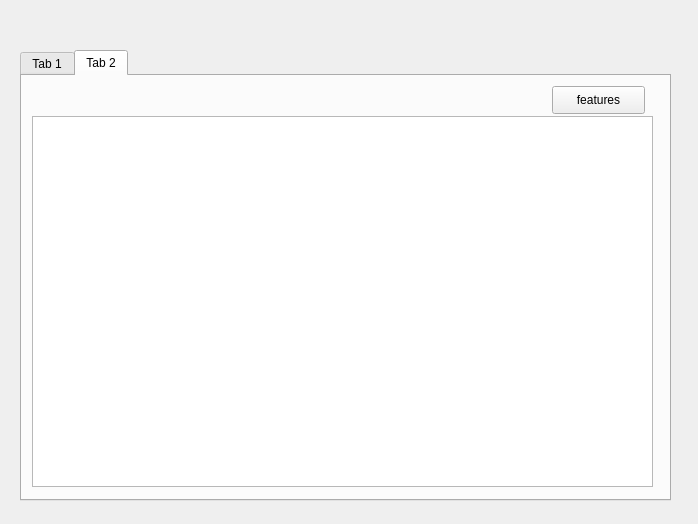
<?xml version="1.0" encoding="UTF-8"?>
<ui version="4.0">
 <class>load_pointDialogBase</class>
 <widget class="QDialog" name="load_pointDialogBase">
  <property name="geometry">
   <rect>
    <x>0</x>
    <y>0</y>
    <width>698</width>
    <height>524</height>
   </rect>
  </property>
  <property name="windowTitle">
   <string>load_point</string>
  </property>
  <widget class="QTabWidget" name="tabWidget">
   <property name="geometry">
    <rect>
     <x>20</x>
     <y>50</y>
     <width>651</width>
     <height>451</height>
    </rect>
   </property>
   <property name="currentIndex">
    <number>1</number>
   </property>
   <widget class="QWidget" name="tab">
    <attribute name="title">
     <string>Tab 1</string>
    </attribute>
    <widget class="QComboBox" name="comboBox">
     <property name="geometry">
      <rect>
       <x>110</x>
       <y>200</y>
       <width>331</width>
       <height>31</height>
      </rect>
     </property>
    </widget>
    <widget class="QPushButton" name="pushButton">
     <property name="geometry">
      <rect>
       <x>520</x>
       <y>120</y>
       <width>81</width>
       <height>31</height>
      </rect>
     </property>
     <property name="text">
      <string>select</string>
     </property>
    </widget>
    <widget class="QLabel" name="label">
     <property name="geometry">
      <rect>
       <x>40</x>
       <y>110</y>
       <width>91</width>
       <height>41</height>
      </rect>
     </property>
     <property name="text">
      <string>database</string>
     </property>
    </widget>
    <widget class="QLabel" name="label_2">
     <property name="geometry">
      <rect>
       <x>40</x>
       <y>200</y>
       <width>51</width>
       <height>41</height>
      </rect>
     </property>
     <property name="text">
      <string>layer</string>
     </property>
    </widget>
    <widget class="QLineEdit" name="lineEdit">
     <property name="geometry">
      <rect>
       <x>110</x>
       <y>120</y>
       <width>331</width>
       <height>31</height>
      </rect>
     </property>
    </widget>
    <widget class="QPushButton" name="pushButton_2">
     <property name="geometry">
      <rect>
       <x>460</x>
       <y>120</y>
       <width>41</width>
       <height>31</height>
      </rect>
     </property>
     <property name="text">
      <string>...</string>
     </property>
    </widget>
    <widget class="QPushButton" name="pushButton_3">
     <property name="geometry">
      <rect>
       <x>470</x>
       <y>200</y>
       <width>93</width>
       <height>28</height>
      </rect>
     </property>
     <property name="text">
      <string>Show_layer</string>
     </property>
    </widget>
   </widget>
   <widget class="QWidget" name="tab_2">
    <attribute name="title">
     <string>Tab 2</string>
    </attribute>
    <widget class="QPushButton" name="pushButton_4">
     <property name="geometry">
      <rect>
       <x>530</x>
       <y>10</y>
       <width>93</width>
       <height>28</height>
      </rect>
     </property>
     <property name="text">
      <string>features</string>
     </property>
    </widget>
    <widget class="QTableWidget" name="tableWidget">
     <property name="geometry">
      <rect>
       <x>10</x>
       <y>40</y>
       <width>621</width>
       <height>371</height>
      </rect>
     </property>
    </widget>
   </widget>
  </widget>
 </widget>
 <resources/>
 <connections/>
</ui>
